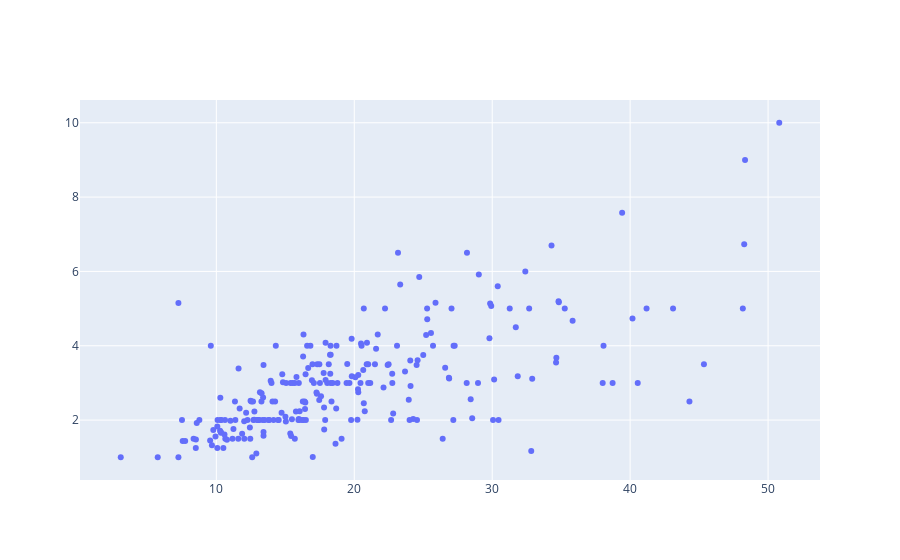

The code cell stored with this chart in its notebook:
### Code cell
# Scater plot
fig=go.Figure()
fig.add_trace(go.Scatter(x=tips.total_bill,y=tips.tip,mode='markers'))

### Figure 1 — Plotly figure (JSON) as saved in the notebook; plotly's stock layout.template omitted (floating-point values rounded to 4 significant figures; data arrays with more than 128 entries replaced by an {"elided": "..."} marker saying what was removed)
{"data": [{"mode": "markers", "type": "scatter", "x": {"elided": "244 float values"}, "y": {"elided": "244 float values"}}], "layout": {}}
